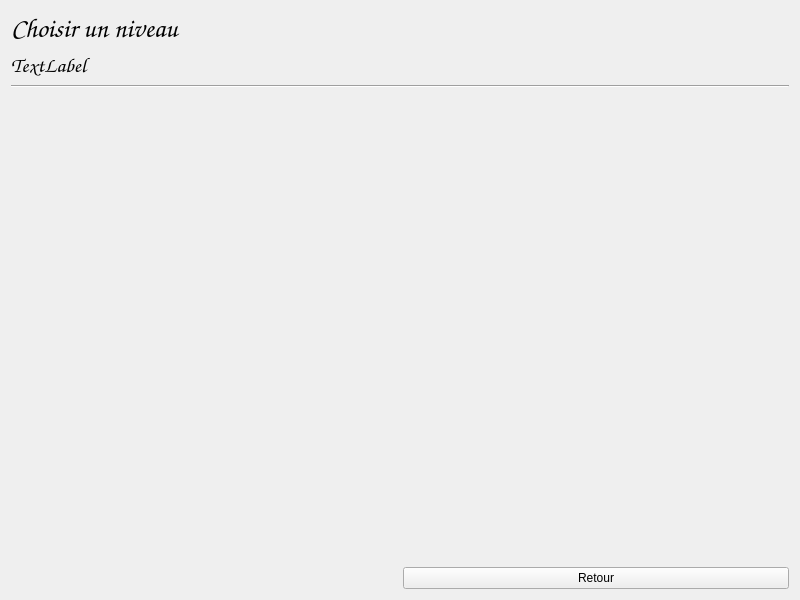
<?xml version="1.0" encoding="UTF-8"?>
<ui version="4.0">
 <class>VueChargementJeu</class>
 <widget class="QWidget" name="VueChargementJeu">
  <property name="geometry">
   <rect>
    <x>0</x>
    <y>0</y>
    <width>800</width>
    <height>600</height>
   </rect>
  </property>
  <property name="minimumSize">
   <size>
    <width>800</width>
    <height>600</height>
   </size>
  </property>
  <property name="windowTitle">
   <string>Form</string>
  </property>
  <layout class="QGridLayout" name="gridLayout">
   <item row="0" column="0" colspan="2">
    <widget class="QLabel" name="labelChoixNiveau">
     <property name="font">
      <font>
       <family>URW Chancery L</family>
       <pointsize>20</pointsize>
       <italic>true</italic>
      </font>
     </property>
     <property name="text">
      <string>Choisir un niveau</string>
     </property>
    </widget>
   </item>
   <item row="1" column="0" colspan="2">
    <widget class="QLabel" name="labelChoixNiveau2">
     <property name="font">
      <font>
       <family>URW Chancery L</family>
       <pointsize>16</pointsize>
       <italic>true</italic>
      </font>
     </property>
     <property name="text">
      <string>TextLabel</string>
     </property>
    </widget>
   </item>
   <item row="2" column="0" colspan="2">
    <widget class="Line" name="separateur5">
     <property name="orientation">
      <enum>Qt::Horizontal</enum>
     </property>
    </widget>
   </item>
   <item row="4" column="1">
    <widget class="QPushButton" name="boutonRetour">
     <property name="text">
      <string>Retour</string>
     </property>
    </widget>
   </item>
   <item row="3" column="0">
    <spacer name="verticalSpacer">
     <property name="orientation">
      <enum>Qt::Vertical</enum>
     </property>
     <property name="sizeHint" stdset="0">
      <size>
       <width>20</width>
       <height>40</height>
      </size>
     </property>
    </spacer>
   </item>
  </layout>
 </widget>
 <resources/>
 <connections/>
</ui>
